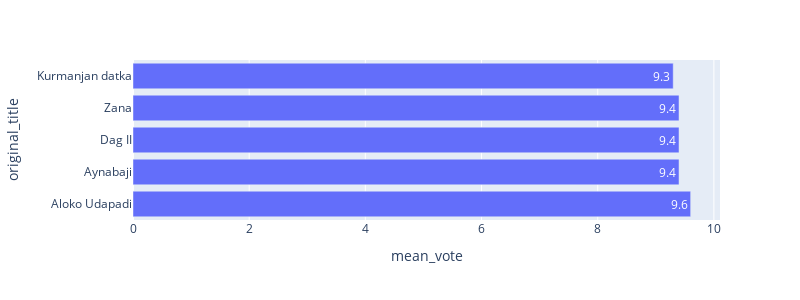

Notebook code cell kept with this figure:
### Markdown cell above
####  Geral

### Code cell
general_best_movies = movies_total_votes_df.sort_values('mean_vote', ascending=False)
fig = px.bar(general_best_movies[:5], y = 'original_title', x = 'mean_vote', orientation='h', text='mean_vote',height=300, width=800);
fig.show()

### Figure 1 — Plotly figure (JSON) as saved in the notebook; plotly's stock layout.template omitted (floating-point values rounded to 4 significant figures)
{"data": [{"alignmentgroup": "True", "hovertemplate": "mean_vote=%{text}<br>original_title=%{y}<extra></extra>", "legendgroup": "", "marker": {"color": "#636efa", "pattern": {"shape": ""}}, "name": "", "offsetgroup": "", "orientation": "h", "showlegend": false, "text": ["9.6", "9.4", "9.4", "9.4", "9.3"], "textposition": "auto", "type": "bar", "x": [9.6, 9.4, 9.4, 9.4, 9.3], "xaxis": "x", "y": ["Aloko Udapadi", "Aynabaji", "Dag II", "Zana", "Kurmanjan datka"], "yaxis": "y"}], "layout": {"barmode": "relative", "height": 300, "legend": {"tracegroupgap": 0}, "margin": {"t": 60}, "width": 800, "xaxis": {"anchor": "y", "domain": [0, 1], "title": {"text": "mean_vote"}}, "yaxis": {"anchor": "x", "domain": [0, 1], "title": {"text": "original_title"}}}}
